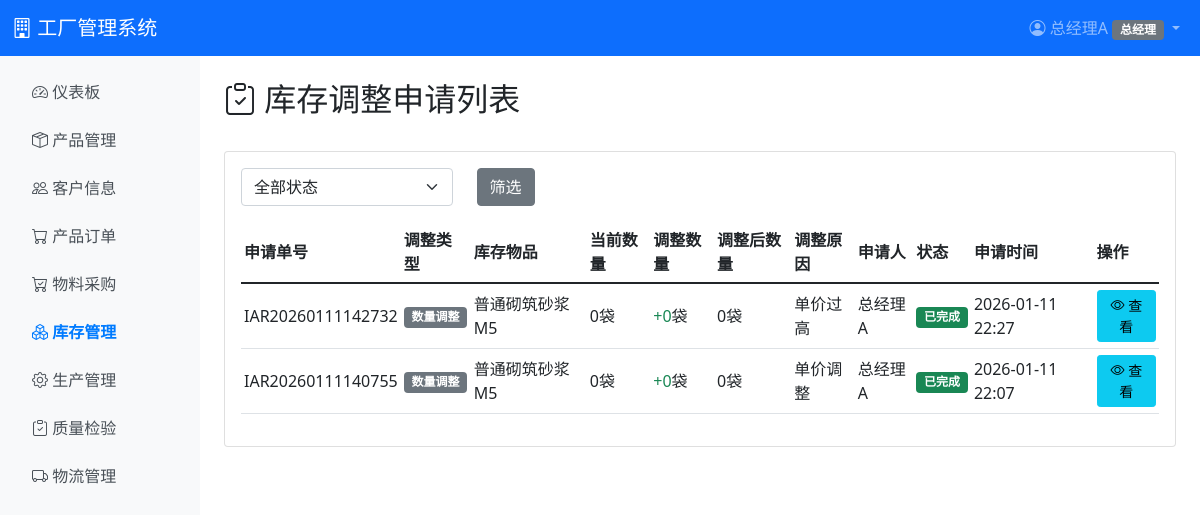
/inventory/adjustments/ (signed in), run on an earlier commit of the app's database.
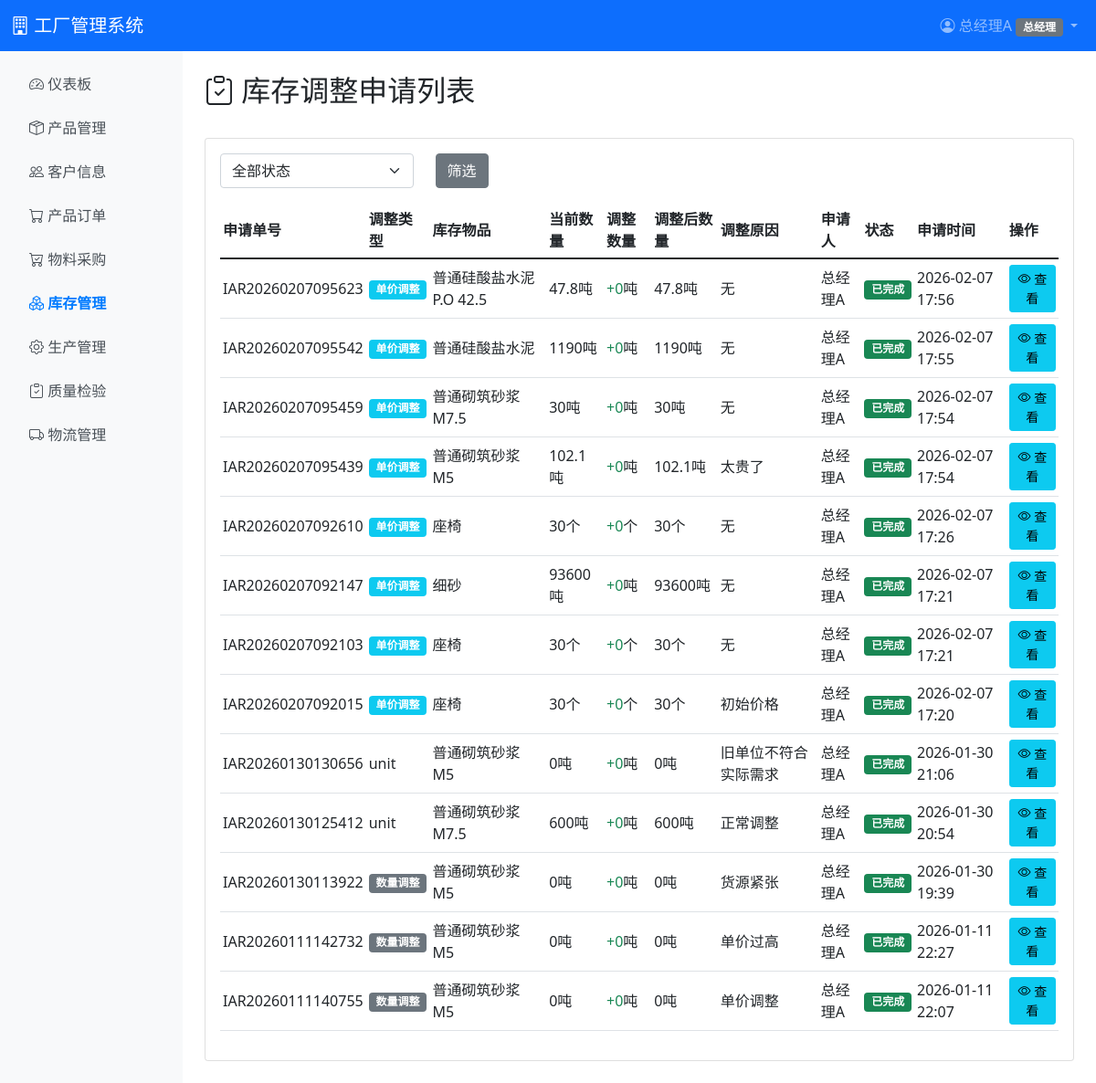
And on a later commit of the database.
### inventory/models.py (models this page shows, shortened)
class InventoryAdjustmentRequest(models.Model):
    ADJUSTMENT_TYPE_CHOICES = [
        ('quantity', '数量调整'),
        ('price', '单价调整'),
        ('both', '数量+单价调整'),
    ]
    STATUS_CHOICES = [
        ('pending', '待审批'),
        ('approved', '已审批'),
        ('rejected', '已拒绝'),
        ('completed', '已完成'),
    ]
    request_no = models.CharField(max_length=50, unique=True, verbose_name='申请单号')
    inventory = models.ForeignKey(Inventory, on_delete=models.PROTECT, verbose_name='库存')
    adjustment_type = models.CharField(
        max_length=20,
        choices=ADJUSTMENT_TYPE_CHOICES,
        default='quantity',
        verbose_name='调整类型'
    )
    current_quantity = models.DecimalField(max_digits=10, decimal_places=2, verbose_name='当前数量（基础单位）')
    adjust_quantity = models.DecimalField(max_digits=10, decimal_places=2, verbose_name='调整数量（基础单位）')
    new_quantity = models.DecimalField(max_digits=10, decimal_places=2, verbose_name='调整后数量（基础单位）')
    current_unit_price = models.DecimalField(max_digits=10, decimal_places=2, null=True, blank=True, verbose_name='当前单价（基础单位）')
    adjust_unit_price = models.DecimalField(max_digits=10, decimal_places=2, null=True, blank=True, verbose_name='调整单价（基础单位）')
    new_unit_price = models.DecimalField(max_digits=10, decimal_places=2, null=True, blank=True, verbose_name='调整后单价（基础单位）')
    reason = models.TextField(verbose_name='调整原因')
    status = models.CharField(max_length=20, choices=STATUS_CHOICES, default='pending', verbose_name='状态')
    applicant = models.ForeignKey('auth.User', on_delete=models.PROTECT, related_name='inventory_adjustment_requests', verbose_name='申请人')
    approved_by = models.ForeignKey('auth.User', on_delete=models.SET_NULL, null=True, blank=True, related_name='approved_inventory_adjustments', verbose_name='审批人')
    approved_at = models.DateTimeField(null=True, blank=True, verbose_name='审批时间')
    reject_reason = models.TextField(blank=True, verbose_name='拒绝原因')
    created_at = models.DateTimeField(auto_now_add=True, verbose_name='创建时间')
    updated_at = models.DateTimeField(auto_now=True, verbose_name='更新时间')
    class Meta:
        verbose_name = '库存调整申请'
        verbose_name_plural = '库存调整申请'
        ordering = ['-created_at']

class Inventory(models.Model):
    INVENTORY_TYPE_CHOICES = [
        ('product', '成品'),
        ('material', '原料'),
        ('other', '其它'),
    ]
    inventory_type = models.CharField(max_length=20, choices=INVENTORY_TYPE_CHOICES, verbose_name='库存类型')
    product_master = models.ForeignKey(
        'product.Product',
        on_delete=models.PROTECT,
        null=True,
        blank=True,
        related_name='inventory_records',
        verbose_name='产品主数据',
        help_text='成品/原料库存优先引用产品主数据；与 product/material 二选一或同时存在（同步用）',
    )
    product = models.ForeignKey(Product, on_delete=models.CASCADE, null=True, blank=True, related_name='inventory', verbose_name='成品')
    material = models.ForeignKey(Material, on_delete=models.CASCADE, null=True, blank=True, related_name='inventory', verbose_name='原料')
    other_name = models.CharField(max_length=200, blank=True, verbose_name='其它物品名称')
    other_unit = models.ForeignKey(Unit, on_delete=models.PROTECT, null=True, blank=True, related_name='other_inventories', verbose_name='其它物品单位')
    other_unit_price = models.DecimalField(max_digits=10, decimal_places=2, null=True, blank=True, verbose_name='其它物品单价')
    quantity = models.DecimalField(max_digits=10, decimal_places=2, default=0, validators=[MinValueValidator(0)], verbose_name='数量（基础单位）')
    updated_at = models.DateTimeField(auto_now=True, verbose_name='更新时间')
    class Meta:
        verbose_name = '库存'
        verbose_name_plural = '库存'
        constraints = [
            models.UniqueConstraint(
                fields=['inventory_type', 'product'],
                condition=models.Q(inventory_type='product'),
                name='unique_product_inventory'
            ),
            models.UniqueConstraint(
                fields=['inventory_type', 'material'],
                condition=models.Q(inventory_type='material'),
                name='unique_material_inventory'
            ),
            models.UniqueConstraint(
                fields=['inventory_type', 'other_name'],
                condition=models.Q(inventory_type='other') & ~models.Q(other_name=''),
                name='unique_other_inventory'
            ),
        ]
    def get_display_unit_name(self):
        item = self.get_item()
        if item and hasattr(item, 'display_unit') and item.display_unit:
            return item.display_unit.name
        if self.inventory_type == 'other' and self.other_unit:
            return self.other_unit.name
        return self.get_unit_name()
    def get_item(self):
        if self.product_master_id:
            return self.product_master
        if self.inventory_type == 'product':
            return self.product
        if self.inventory_type == 'material':
            return self.material
        return None

class UnitMixin:
    """Material 和 Product 共享的单位换算便捷方法。

    所有方法委托给 UnitConversionService，保持模型层轻薄。
    """

class Product(UnitMixin, models.Model):
    master_product = models.OneToOneField(
        'product.Product',
        on_delete=models.PROTECT,
        null=True,
        blank=True,
        related_name='inventory_product',
        verbose_name='产品主数据',
    )
    sku = models.CharField(max_length=50, unique=True, verbose_name='SKU编码')
    name = models.CharField(max_length=200, verbose_name='产品名称')
    category = models.ForeignKey(ProductCategory, on_delete=models.PROTECT, null=True, blank=True, verbose_name='分类')
    specification = models.TextField(blank=True, verbose_name='规格说明')
    base_unit = models.ForeignKey(
        Unit,
        on_delete=models.PROTECT,
        related_name='base_unit_products',
        verbose_name='基础单位'
    )
    display_unit = models.ForeignKey(
        Unit,
        on_delete=models.PROTECT,
        related_name='display_unit_products',
        verbose_name='显示单位'
    )
    unit_price = models.DecimalField(max_digits=10, decimal_places=2, default=0, verbose_name='基础单价（基础单位）')
    sale_price = models.DecimalField(max_digits=10, decimal_places=2, verbose_name='售价（基础单位）')
    safety_stock = models.DecimalField(max_digits=10, decimal_places=2, default=0, verbose_name='安全库存（基础单位）')
    created_at = models.DateTimeField(auto_now_add=True, verbose_name='创建时间')
    updated_at = models.DateTimeField(auto_now=True, verbose_name='更新时间')
    class Meta:
        verbose_name = '成品'
        verbose_name_plural = '成品'
        ordering = ['sku']

class Unit(models.Model):
    UNIT_CATEGORY_CHOICES = [
        ('weight', '重量'),
        ('length', '长度'),
        ('volume', '体积'),
        ('quantity', '数量'),
        ('area', '面积'),
    ]
    code = models.CharField(max_length=20, unique=True, verbose_name='单位代码')
    name = models.CharField(max_length=50, verbose_name='单位名称')
    symbol = models.CharField(max_length=10, blank=True, default='', verbose_name='简写符号')
    category = models.CharField(max_length=20, choices=UNIT_CATEGORY_CHOICES, verbose_name='单位类别')
    display_order = models.IntegerField(default=0, verbose_name='显示顺序')
    is_active = models.BooleanField(default=True, verbose_name='是否启用')
    created_at = models.DateTimeField(auto_now_add=True, verbose_name='创建时间')
    class Meta:
        verbose_name = '基础单位'
        verbose_name_plural = '基础单位'
        ordering = ['category', 'display_order', 'code']
        db_table = 'inventory_unit'

class Material(UnitMixin, models.Model):
    master_product = models.OneToOneField(
        'product.Product',
        on_delete=models.PROTECT,
        null=True,
        blank=True,
        related_name='inventory_material',
        verbose_name='产品主数据',
    )
    MATERIAL_TYPE_CHOICES = [
        ('raw', '原料'),
        ('semi', '半成品'),
        ('auxiliary', '辅料'),
        ('tool', '工具'),
        ('office', '办公物品'),
        ('other', '其它'),
    ]
    sku = models.CharField(max_length=50, unique=True, verbose_name='SKU编码')
    name = models.CharField(max_length=200, verbose_name='名称')
    category = models.ForeignKey(MaterialCategory, on_delete=models.PROTECT, null=True, blank=True, verbose_name='分类')
    material_type = models.CharField(max_length=20, choices=MATERIAL_TYPE_CHOICES, default='raw', verbose_name='类型')
    base_unit = models.ForeignKey(
        Unit,
        on_delete=models.PROTECT,
        related_name='base_unit_materials',
        verbose_name='基础单位'
    )
    display_unit = models.ForeignKey(
        Unit,
        on_delete=models.PROTECT,
        related_name='display_unit_materials',
        verbose_name='显示单位'
    )
    unit_price = models.DecimalField(max_digits=10, decimal_places=2, default=0, verbose_name='单价（基础单位）')
    safety_stock = models.DecimalField(max_digits=10, decimal_places=2, default=0, verbose_name='安全库存（基础单位）')
    created_at = models.DateTimeField(auto_now_add=True, verbose_name='创建时间')
    class Meta:
        verbose_name = '原料'
        verbose_name_plural = '原料'
        ordering = ['sku']

### product/models.py (models this page shows, shortened)
class Product(models.Model):
    CATEGORY_CHOICES = [
        ('finished', '成品'),
        ('semi', '半成品'),
        ('raw', '原料'),
        ('auxiliary', '辅料'),
        ('tool', '工具'),
        ('office', '办公物品'),
        ('other', '其它'),
    ]
    sku = models.CharField(max_length=50, unique=True, verbose_name='产品编码/SKU')
    name = models.CharField(max_length=200, verbose_name='产品名称')
    category = models.CharField(max_length=20, choices=CATEGORY_CHOICES, verbose_name='产品分类')
    unit_price = models.DecimalField(
        max_digits=10, decimal_places=2, default=0,
        verbose_name='单价（基础单位）',
    )
    base_unit = models.ForeignKey(
        'inventory.Unit',
        on_delete=models.PROTECT,
        related_name='product_master_base',
        verbose_name='基础单位',
    )
    display_unit = models.ForeignKey(
        'inventory.Unit',
        on_delete=models.PROTECT,
        related_name='product_master_display',
        verbose_name='显示单位',
    )
    specification = models.TextField(blank=True, default='', verbose_name='规格说明')
    sale_price = models.DecimalField(
        max_digits=10, decimal_places=2, null=True, blank=True,
        verbose_name='售价（基础单位，仅成品）',
    )
    safety_stock = models.DecimalField(
        max_digits=10, decimal_places=2, default=0,
        validators=[MinValueValidator(0)],
        verbose_name='安全库存（基础单位）',
    )
    created_at = models.DateTimeField(auto_now_add=True, verbose_name='创建时间')
    updated_at = models.DateTimeField(auto_now=True, verbose_name='更新时间')
    class Meta:
        db_table = 'product_product'
        verbose_name = '产品主数据'
        verbose_name_plural = '产品主数据'
        ordering = ['category', 'sku']

### inventory/views/views.py (the view)
# urls.py: path('adjustments/', views.adjustment_list, name='adjustment_list'),
@login_required
@role_or_permission_required('warehouse', 'ceo', permission_code='inventory.adjustment.create')
def adjustment_list(request):
    adjustments = InventoryAdjustmentRequest.objects.select_related('inventory', 'applicant', 'approved_by').all()
    if request.user.profile.role == 'warehouse' and not request.user.profile.has_permission('inventory.adjustment.approve'):
        adjustments = adjustments.filter(applicant=request.user)
    status_filter = request.GET.get('status', '')
    if status_filter:
        adjustments = adjustments.filter(status=status_filter)
    paginator = Paginator(adjustments, 20)
    page_number = request.GET.get('page')
    page_obj = paginator.get_page(page_number)
    extra_params = ''
    if status_filter:
        extra_params = f'status={status_filter}'
    context = {
        'adjustments': page_obj,
        'status_filter': status_filter,
        'extra_params': extra_params,
        'can_approve': request.user.profile.has_permission('inventory.adjustment.approve'),
    }
    return render(request, 'inventory/adjustment_list.html', context)

### templates/inventory/adjustment_list.html (shortened to what the changed rows need)
{% extends 'base.html' %}
{% load permission_tags %}
{% block content %}
<div class="d-flex justify-content-between align-items-center mb-4">
    <h2><i class="bi bi-clipboard-check"></i> 库存调整申请列表</h2>
</div>
<div class="card">
    <div class="card-body">
        <div class="table-responsive">
            <table class="table table-hover table-sm">
                <thead>
                    <tr>
                        <th>申请单号</th>
                        <th>调整类型</th>
                        <th>库存物品</th>
                        <th>当前数量</th>
                        <th>调整数量</th>
                        <th>调整后数量</th>
                        <th>调整原因</th>
                        <th>申请人</th>
                        <th>状态</th>
                        <th>申请时间</th>
                        <th>操作</th>
                    </tr>
                </thead>
                <tbody>
                    {% for adj in adjustments %}
                    <tr>
                        <td>{{ adj.request_no }}</td>
                        <td>
                            {% with adj_type=adj.adjustment_type|default:'quantity' %}
                            {% if adj_type == 'quantity' %}<span class="badge bg-secondary">数量调整</span>
                            {% elif adj_type == 'price' %}<span class="badge bg-info">单价调整</span>
                            {% elif adj_type == 'both' %}<span class="badge bg-primary">数量+单价</span>
                            {% else %}{{ adj_type }}{% endif %}
                            {% endwith %}
                        </td>
                        <td>
                            {% if adj.inventory.inventory_type == 'product' %}
                                {{ adj.inventory.product.name }}
                            {% elif adj.inventory.inventory_type == 'material' %}
                                {{ adj.inventory.material.name }}
                            {% else %}
                                {{ adj.inventory.other_name|default:"-" }}
                            {% endif %}
                        </td>
                        <td>{{ adj.current_quantity|num }}{{ adj.inventory.get_display_unit_name }}</td>
                        <td>
                            {% if adj.adjust_quantity >= 0 %}
                            <span class="text-success">+{{ adj.adjust_quantity|num }}</span>{{ adj.inventory.get_display_unit_name }}
                            {% else %}
                            <span class="text-danger">{{ adj.adjust_quantity|num }}</span>{{ adj.inventory.get_display_unit_name }}
                            {% endif %}
                        </td>
                        <td>{{ adj.new_quantity|num }}{{ adj.inventory.get_display_unit_name }}</td>
                        <td>{{ adj.reason|truncatewords:10 }}</td>
                        <td>{{ adj.applicant.username }}</td>
                        <td>
                            {% if adj.status == 'pending' %}
                            <span class="badge bg-warning">待审批</span>
                            {% elif adj.status == 'approved' %}
                            <span class="badge bg-info">已审批</span>
                            {% elif adj.status == 'rejected' %}
                            <span class="badge bg-danger">已拒绝</span>
                            {% elif adj.status == 'completed' %}
                            <span class="badge bg-success">已完成</span>
                            {% endif %}
                        </td>
                        <td>{{ adj.created_at|date:"Y-m-d H:i" }}</td>
                        <td>
                            <a href="{% url 'inventory:adjustment_approve' adj.pk %}" class="btn btn-sm btn-info">
                                <i class="bi bi-eye"></i> 查看
                            </a>
                        </td>
                    </tr>
                    {% empty %}
                    <tr>
                        <td colspan="11" class="text-center text-muted">暂无调整申请</td>
                    </tr>
                    {% endfor %}
                </tbody>
            </table>
        </div>
    </div>
</div>
{% endblock %}

What changed in the data, as far as the page shows it:
added InventoryAdjustmentRequest: request_no "IAR20260207095623", adjustment_type "单价调整", inventory.product.name "普通硅酸盐水泥 P.O 42.5", current_quantity|num "47.8", inventory.get_display_unit_name "吨", adjust_quantity|num "0", new_quantity|num "47.8", reason "无", applicant.username "总经理A", status "已完成", created_at "2026-02-07 17:56"
added InventoryAdjustmentRequest: request_no "IAR20260207095542", adjustment_type "单价调整", inventory.material.name "普通硅酸盐水泥", current_quantity|num "1190", inventory.get_display_unit_name "吨", adjust_quantity|num "0", new_quantity|num "1190", reason "无", applicant.username "总经理A", status "已完成", created_at "2026-02-07 17:55"
added InventoryAdjustmentRequest: request_no "IAR20260207095459", adjustment_type "单价调整", inventory.product.name "普通砌筑砂浆 M7.5", current_quantity|num "30", inventory.get_display_unit_name "吨", adjust_quantity|num "0", new_quantity|num "30", reason "无", applicant.username "总经理A", status "已完成", created_at "2026-02-07 17:54"
added InventoryAdjustmentRequest: request_no "IAR20260207095439", adjustment_type "单价调整", inventory.product.name "普通砌筑砂浆 M5", current_quantity|num "102.1", inventory.get_display_unit_name "吨", adjust_quantity|num "0", new_quantity|num "102.1", reason "太贵了", applicant.username "总经理A", status "已完成", created_at "2026-02-07 17:54"
added InventoryAdjustmentRequest: request_no "IAR20260207092610", adjustment_type "单价调整", inventory.other_name "座椅", current_quantity|num "30", inventory.get_display_unit_name "个", adjust_quantity|num "0", new_quantity|num "30", reason "无", applicant.username "总经理A", status "已完成", created_at "2026-02-07 17:26"
added InventoryAdjustmentRequest: request_no "IAR20260207092147", adjustment_type "单价调整", inventory.material.name "细砂", current_quantity|num "93600", inventory.get_display_unit_name "吨", adjust_quantity|num "0", new_quantity|num "93600", reason "无", applicant.username "总经理A", status "已完成", created_at "2026-02-07 17:21"
added InventoryAdjustmentRequest: request_no "IAR20260207092103", adjustment_type "单价调整", inventory.other_name "座椅", current_quantity|num "30", inventory.get_display_unit_name "个", adjust_quantity|num "0", new_quantity|num "30", reason "无", applicant.username "总经理A", status "已完成", created_at "2026-02-07 17:21"
added InventoryAdjustmentRequest: request_no "IAR20260207092015", adjustment_type "单价调整", inventory.other_name "座椅", current_quantity|num "30", inventory.get_display_unit_name "个", adjust_quantity|num "0", new_quantity|num "30", reason "初始价格", applicant.username "总经理A", status "已完成", created_at "2026-02-07 17:20"
added InventoryAdjustmentRequest: request_no "IAR20260130130656", adjustment_type "unit", inventory.product.name "普通砌筑砂浆 M5", current_quantity|num "0", inventory.get_display_unit_name "吨", adjust_quantity|num "0", new_quantity|num "0", reason "旧单位不符合实际需求", applicant.username "总经理A", status "已完成", created_at "2026-01-30 21:06"
added InventoryAdjustmentRequest: request_no "IAR20260130125412", adjustment_type "unit", inventory.product.name "普通砌筑砂浆 M7.5", current_quantity|num "600", inventory.get_display_unit_name "吨", adjust_quantity|num "0", new_quantity|num "600", reason "正常调整", applicant.username "总经理A", status "已完成", created_at "2026-01-30 20:54"
added InventoryAdjustmentRequest: request_no "IAR20260130113922", adjustment_type "数量调整", inventory.product.name "普通砌筑砂浆 M5", current_quantity|num "0", inventory.get_display_unit_name "吨", adjust_quantity|num "0", new_quantity|num "0", reason "货源紧张", applicant.username "总经理A", status "已完成", created_at "2026-01-30 19:39"
computed for InventoryAdjustmentRequest "IAR20260111142732": inventory.get_display_unit_name "袋" → "吨"
computed for InventoryAdjustmentRequest "IAR20260111140755": inventory.get_display_unit_name "袋" → "吨"
